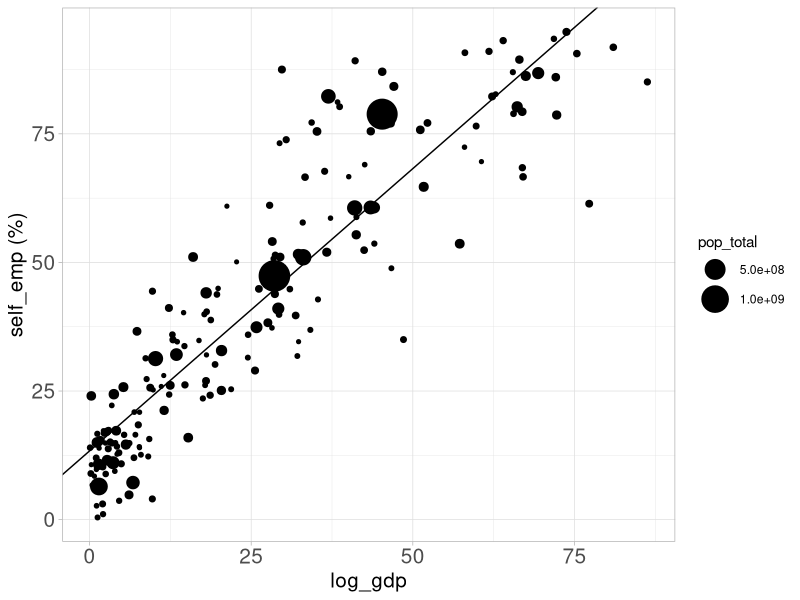

Recreate this plot in R.
# author : Pierre Pili
# email : pierre.pili@etu.minesparis.psl.eu
# description : Question 1.2b
# Is it the case that countries with higher share of employment
# in agriculture also have higher self-employment rates? Present
# a similar scatter-plot as in the previous question as well as
# the empirical correlation coefficients corresponding to these
# two relationships to answer the question.


### Libraries
library(tidyverse)
library(ggplot2)
library(readxl)

### Imports
df <- read_excel("Exercise_1/RAW/employment.xls") #nolint


### Core
# Regresses self_emp on log_gdp and gets coefficients of interest
regression <- lm(self_emp ~ agro_emp, df)
coefficients <- coef(regression)
intercept <- as.numeric(coefficients["(Intercept)"])
slope <- as.numeric(coefficients["agro_emp"])

# Generates the plot of self employment with respect to log gdp and population
plot <- df %>% ggplot(aes(x = agro_emp, y = self_emp, size = pop_total)) +
    geom_point() +
    geom_abline(intercept = intercept, slope = slope) +
    scale_size_continuous(range = c(1, 10)) +
    labs(
        x = "log_gdp",
        y = "self_emp (%)",
        size = "pop_total") +
    theme_light() +
    theme(
        axis.text = element_text(size = 15),
        axis.title.x = element_text(size = 15),
        axis.title.y = element_text(size = 15)
    )

# Computes correlation coefficients
cor_semp_agro <- cor(df$agro_emp, df$self_emp, use = "complete.obs")


### Exports
ggsave("Exercise_1/OUTPUT/emp_wrt_agro.png", plot = plot, height = 8, width = 10, units = "in") #nolint
